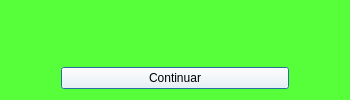
<?xml version="1.0" encoding="UTF-8"?>
<ui version="4.0">
 <class>Dialog</class>
 <widget class="QDialog" name="Dialog">
  <property name="geometry">
   <rect>
    <x>0</x>
    <y>0</y>
    <width>350</width>
    <height>100</height>
   </rect>
  </property>
  <property name="minimumSize">
   <size>
    <width>350</width>
    <height>100</height>
   </size>
  </property>
  <property name="maximumSize">
   <size>
    <width>16777215</width>
    <height>100</height>
   </size>
  </property>
  <property name="windowTitle">
   <string>sucesso</string>
  </property>
  <property name="styleSheet">
   <string notr="true">background-color: rgb(87, 255, 58);</string>
  </property>
  <layout class="QGridLayout" name="gridLayout_3">
   <item row="0" column="0">
    <layout class="QGridLayout" name="gridLayout">
     <item row="0" column="0">
      <widget class="QLabel" name="lblSucesso">
       <property name="font">
        <font>
         <family>Verdana</family>
         <pointsize>12</pointsize>
         <weight>9</weight>
         <italic>false</italic>
         <bold>false</bold>
        </font>
       </property>
       <property name="styleSheet">
        <string notr="true">font: 75 12pt &quot;Verdana&quot;;</string>
       </property>
       <property name="text">
        <string/>
       </property>
       <property name="alignment">
        <set>Qt::AlignCenter</set>
       </property>
      </widget>
     </item>
    </layout>
   </item>
   <item row="1" column="0">
    <layout class="QGridLayout" name="gridLayout_2">
     <property name="leftMargin">
      <number>50</number>
     </property>
     <property name="rightMargin">
      <number>50</number>
     </property>
     <item row="0" column="0">
      <widget class="QPushButton" name="btnContinuarS">
       <property name="styleSheet">
        <string notr="true">font: 12pt &quot;Verdana&quot;;
background-color: rgb(255, 255, 255);</string>
       </property>
       <property name="text">
        <string>Continuar</string>
       </property>
      </widget>
     </item>
    </layout>
   </item>
  </layout>
 </widget>
 <resources/>
 <connections/>
</ui>
